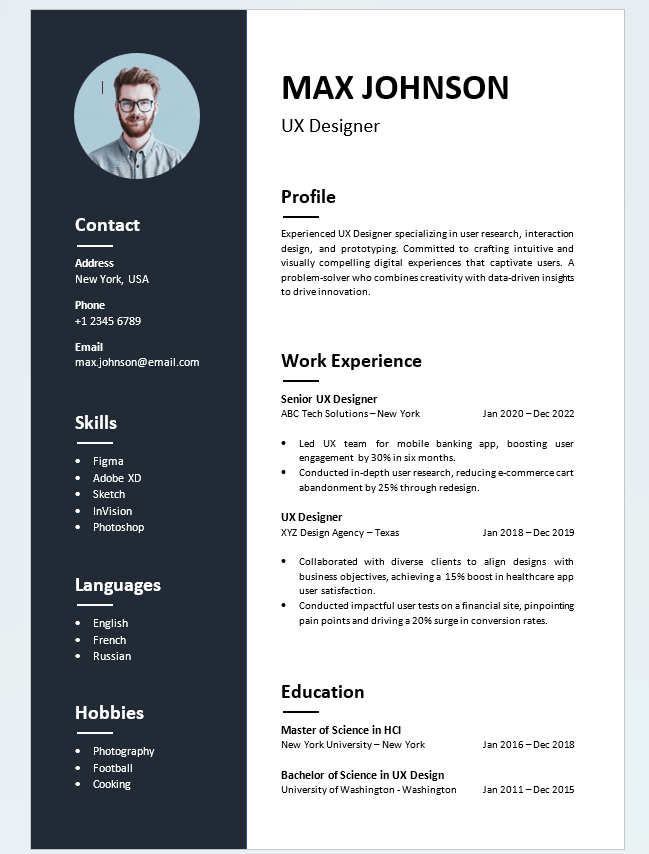
#> input picture Image_Assignment-main/Assign_1(document_scanner)/printed_doc.png, 649 x 854 px
$ python scanner.py --image printed_doc.png
#> lines starting #> are read from the running program, lines starting #| are printed output that depends on the picture
# Name: Rohan
# Roll No: 2301010402
# Course: BTech CSE CORE
# Unit 1: Image acquisition, grayscale conversion, sampling awareness
# Assignment Title: Document Scanner Image Processing

from argparse import ArgumentParser
from pathlib import Path

import cv2
import matplotlib
import numpy as np


def pick_backend():
    try:
        import tkinter as tk

        root = tk.Tk()
        root.withdraw()
        root.destroy()
        matplotlib.use("TkAgg")
    except Exception:
        matplotlib.use("Agg")


pick_backend()
import matplotlib.pyplot as plt


BASE_DIR = Path(__file__).resolve().parent
IMAGE_FILES = [
    "printed_doc.png",
    "scannedpdf_image.webp",
    "photographed_doc_image.jpeg",
]


def build_parser():
    parser = ArgumentParser(description="Document scanning, sampling, and quantization demo.")
    parser.add_argument(
        "--image",
        type=str,
        default=None,
        help="Optional path to a single document image.",
    )
    return parser


def resolve_images():
    if any((BASE_DIR / name).exists() for name in IMAGE_FILES):
        return [BASE_DIR / name for name in IMAGE_FILES if (BASE_DIR / name).exists()]
    raise FileNotFoundError(
        "No document image found in Assign_1(document_scanner). "
        "Add printed_doc.png, scannedpdf_image.webp, or photographed_doc_image.jpeg."
    )


def resolve_output_dir():
    out_dir = BASE_DIR / "outputs"
    out_dir.mkdir(exist_ok=True)
    return out_dir


def read_image(path):
    image = cv2.imread(str(path))
    if image is None:
        raise FileNotFoundError(f"Could not read image: {path}")
    return image


def create_variants(gray):
    sample_512 = gray.copy()
    sample_256 = cv2.resize(gray, (256, 256), interpolation=cv2.INTER_AREA)
    sample_256 = cv2.resize(sample_256, (512, 512), interpolation=cv2.INTER_NEAREST)
    sample_128 = cv2.resize(gray, (128, 128), interpolation=cv2.INTER_AREA)
    sample_128 = cv2.resize(sample_128, (512, 512), interpolation=cv2.INTER_NEAREST)
    quant_256 = gray.copy()
    quant_16 = (gray // 16) * 16
    quant_4 = (gray // 64) * 64
    return sample_512, sample_256, sample_128, quant_256, quant_16, quant_4


def show_notes():
    print("Observations:")
    print("  - 512x512 keeps the text sharpest.")
    print("  - 256x256 starts softening edges a little.")
    print("  - 128x128 introduces obvious blockiness.")
    print("  - 16 and 4 level quantization show visible banding and detail loss.")


def process_one_image(image_path, output_dir):
    print(f"Loading image from {image_path}")
    color = read_image(image_path)
#> in read_image, image is the input picture: shape (854, 649, 3); mean B, G, R 185.5, 181.7, 178.2
    color = cv2.resize(color, (512, 512), interpolation=cv2.INTER_AREA)
    gray = cv2.cvtColor(color, cv2.COLOR_BGR2GRAY)
    sample_512, sample_256, sample_128, quant_256, quant_16, quant_4 = create_variants(gray)

    show_notes()

    fig, axes = plt.subplots(3, 3, figsize=(14, 13))
    fig.suptitle(f"Document Scanner Quality Analysis - {image_path.stem}", fontsize=15, fontweight="bold")

    axes[0, 0].imshow(cv2.cvtColor(color, cv2.COLOR_BGR2RGB))
    axes[0, 0].set_title("Original Resized")
    axes[0, 1].imshow(gray, cmap="gray", vmin=0, vmax=255)
    axes[0, 1].set_title("Grayscale")
    axes[0, 2].axis("off")

    axes[1, 0].imshow(sample_512, cmap="gray", vmin=0, vmax=255)
    axes[1, 0].set_title("Sampling: 512x512")
    axes[1, 1].imshow(sample_256, cmap="gray", vmin=0, vmax=255)
    axes[1, 1].set_title("Sampling: 256x256")
    axes[1, 2].imshow(sample_128, cmap="gray", vmin=0, vmax=255)
    axes[1, 2].set_title("Sampling: 128x128")

    axes[2, 0].imshow(quant_256, cmap="gray", vmin=0, vmax=255)
    axes[2, 0].set_title("Quantization: 256 Levels")
    axes[2, 1].imshow(quant_16, cmap="gray", vmin=0, vmax=255)
    axes[2, 1].set_title("Quantization: 16 Levels")
    axes[2, 2].imshow(quant_4, cmap="gray", vmin=0, vmax=255)
    axes[2, 2].set_title("Quantization: 4 Levels")

    for axis in axes.flat:
        if axis.has_data():
            axis.set_xticks([])
            axis.set_yticks([])

    plt.tight_layout()
    output_path = output_dir / f"{image_path.stem}_analysis.png"
    plt.savefig(output_path, dpi=150, bbox_inches="tight")
    print(f"Saved comparison figure to {output_path}")
    if matplotlib.get_backend().lower() != "agg":
        plt.show()
    plt.close(fig)


def main():
    args = build_parser().parse_args()
    print("=" * 55)
    print("Welcome to the Document Scanning and Processing System")
    print("=" * 55)

    output_dir = resolve_output_dir()
    if args.image:
        process_one_image(Path(args.image).expanduser(), output_dir)
#> in process_one_image, `color = cv2.resize(color, (512, 512), interpolation=cv2.INTER_AREA)`:
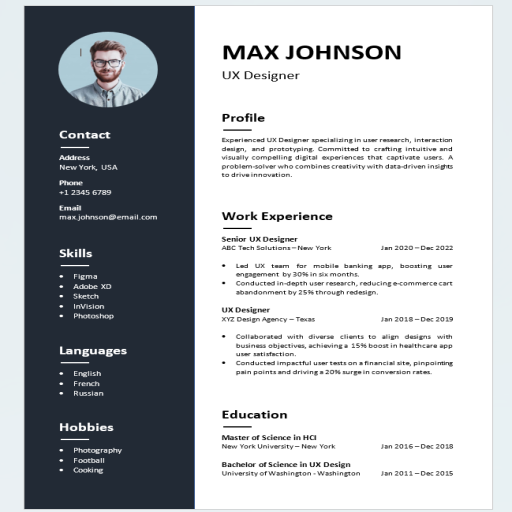
#> color: shape (512, 512, 3); mean B, G, R 185.5, 181.7, 178.2
#> in create_variants, `sample_256 = cv2.resize(sample_256, (512, 512), interpolation=cv2.INTE..`:
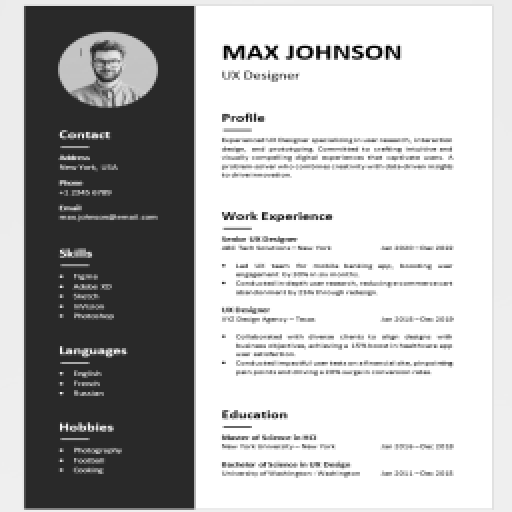
#> sample_256: shape (512, 512); min 0, max 255, mean 181.2
#> in create_variants, `sample_128 = cv2.resize(gray, (128, 128), interpolation=cv2.INTER_AREA)`:
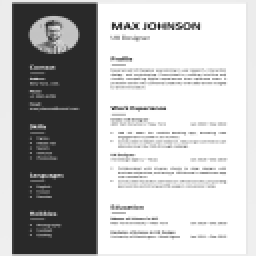
#> sample_128: shape (128, 128) (shown 2 times larger); min 28, max 255, mean 181.1
#> in create_variants, `sample_128 = cv2.resize(sample_128, (512, 512), interpolation=cv2.INTE..`:
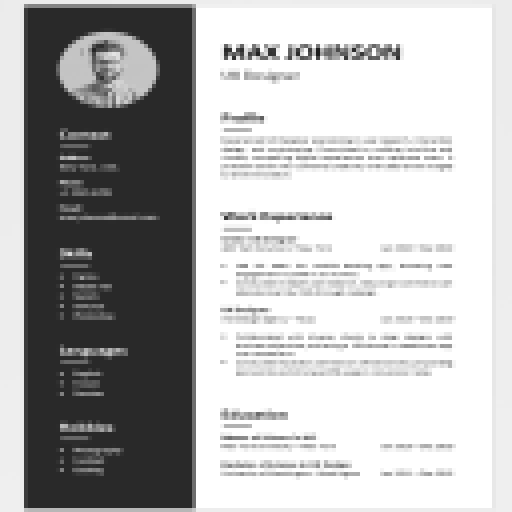
#> sample_128: shape (512, 512); min 28, max 255, mean 181.1
#> in create_variants, `quant_16 = (gray // 16) * 16`:
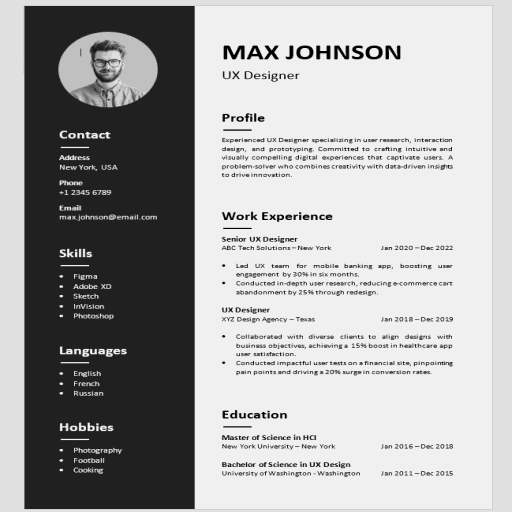
#> quant_16: shape (512, 512); min 0, max 240, mean 169
#> in create_variants, `quant_4 = (gray // 64) * 64`:
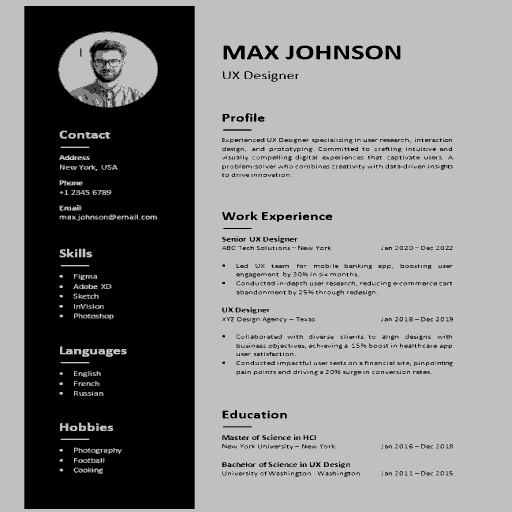
#> quant_4: shape (512, 512); min 0, max 192, mean 130
#> in process_one_image, `plt.savefig(output_path, dpi=150, bbox_inches="tight")`:
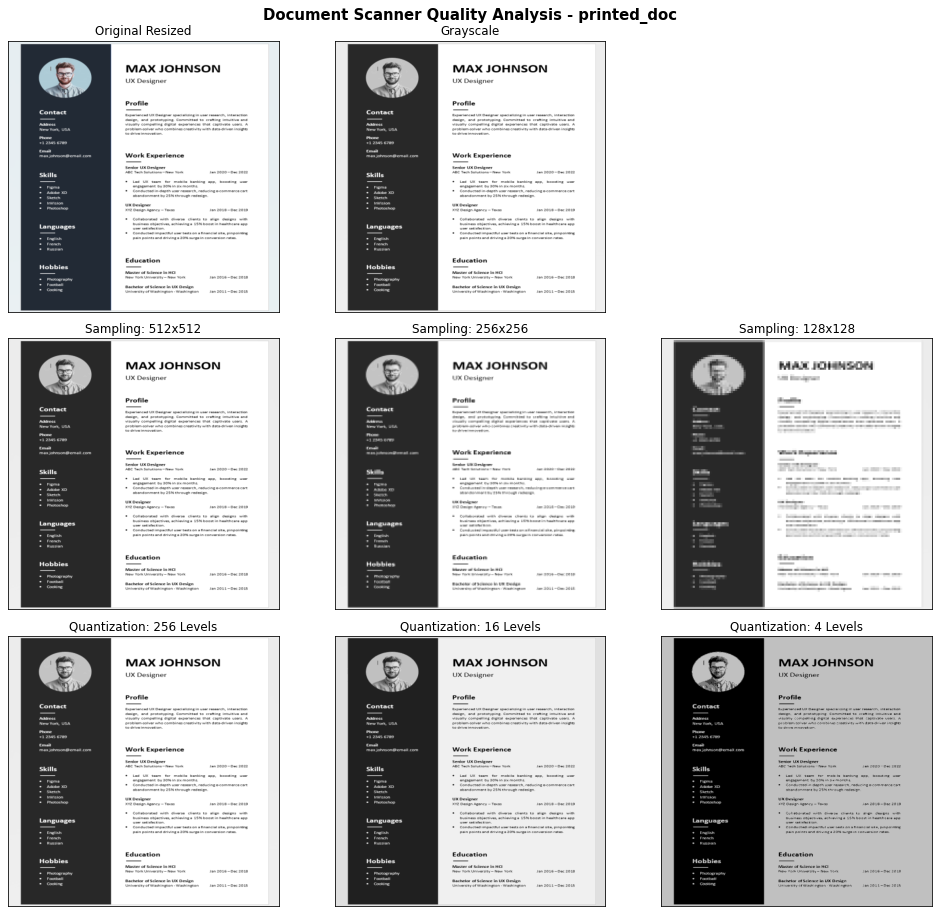
#> figure drawn by matplotlib, 8 panels
    else:
        for image_path in resolve_images():
            process_one_image(image_path, output_dir)

    print(f"\nDone. Output folder: {output_dir}")


if __name__ == "__main__":
    main()
